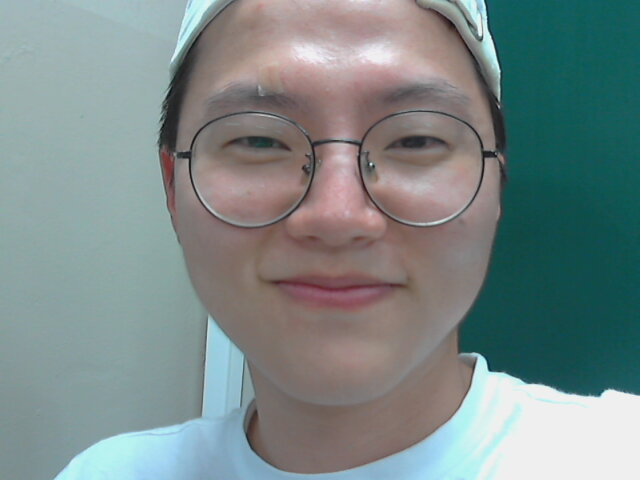
#> input picture pic/user.jpg, 640 x 480 px, given as the content of the folder ./faces/, which was not available
$ python Facial_Recognition_Part3.py
#> lines starting #> are read from the running program, lines starting #| are printed output that depends on the picture; after the words box and inside, x2 and y2 are one past the last pixel; in counts of white or black regions, pixels touching at a corner belong together; pictures that were not available may be replaced by others from this repository, and a replacement may not be noted
"""
==================================================
|        Train Model  (Practical Script)         |
==================================================
"""

import cv2
import numpy as np
from os import listdir
from os.path import isfile, join

# NOTE `onlyfiles` contains list of files of frontal face sample images.
"""
> [f for f in listdir(data_path) if isfile(join(data_path,f))]: list the sample image files within "./faces/" directory.
    * listdir(data_path)        - show list of files in "./faces/" directory.
    * isfile(join(data_path,f)) - return True when file of "./faces/user<count>.jpg" do exist.
        Therefore, the (latter) variable f takes a single file from list from `./faces/`,
        and if it really exist (checked by isfile() function) the file is placed as an element of the list via (former) variable f.
"""
data_path = './faces/'
onlyfiles = [f for f in listdir(data_path) if isfile(join(data_path,f))]

# Create empty lists to include training data and its lable for ML.
Training_Data, Labels = [], []

# SECTION Fill in training data and its label with optimal format.
for i, files in enumerate(onlyfiles):       # enumerate() is a function that lists the elements(`files`) in the list with sequencing number(`i`).
    image_path = data_path + onlyfiles[i]   # set full relative path into single variable `image_path`.
    images = cv2.imread(image_path, cv2.IMREAD_GRAYSCALE)      # Read the image data in greyscale format from the relative path.
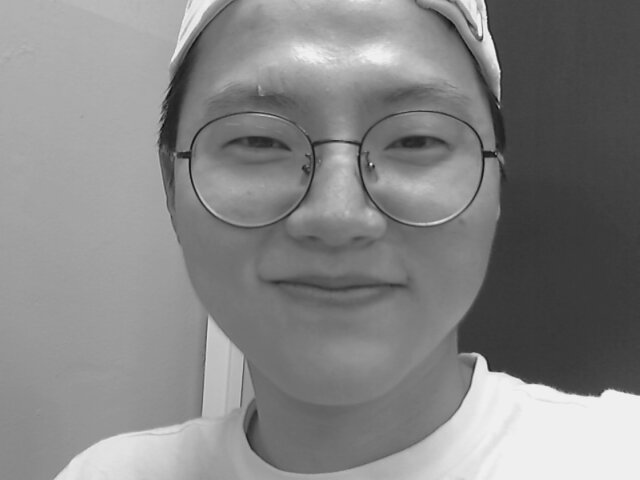
#> images: shape (480, 640); min 6, max 250, mean 132.8
#> further down, frame is the input picture: shape (480, 640, 3); mean B, G, R 136.6, 137.2, 122.7
    Training_Data.append(np.asarray(images, dtype=np.uint8))   # Include the image data into the Training Data as unsigned 8-bit integer.
    Labels.append(i)                        # sequencing number is used as a label.

# Converts the number to 32-bit integer
Labels = np.asarray(Labels, dtype=np.int32)

# NOTE Trains model from OpenCV API, using Local Binary Pattern Histogram algorithm.
"""
> LBPHFaceRecongnizer_create() is inherited from FaceRecognizer() which is inherited from Algorithm() which could work as one of the framework for facial ML.
    * The function only accepts greyscale images.
    * train() method is an attribute inherited from FaceRecognizer().
    * In C++, it is LBPHFaceRecognizer::create().
"""
model = cv2.face.LBPHFaceRecognizer_create()
model.train(np.asarray(Training_Data), np.asarray(Labels))

print("Model Training Complete!!!!!")

face_classifier = cv2.CascadeClassifier('haarcascade_frontalface_default.xml')

# SECTION Function`detector`: pass the argument to `img` and detect the frontal face.
def face_detector(img, size = 0.5):

    """
    > `cv2.cvtColor`: converts RGB format `img` to greyscale
    > `detectMultiScale()`: pass grayscaled `img` and detect frontal face based on classifier from a file; returns [x,y,w,h].
        * scaleFactor = 1.3 - how much the image is reduced at each image scale.
        * minNeighbors = 5  - how many neighbors each candidate rectangle should have to retain it to eliminate False detection; refer to kNN.
    """
#> called with size = 0.5
    gray = cv2.cvtColor(img,cv2.COLOR_BGR2GRAY)          # although does not convert actual video screenshot, but maybe used for faster computation?
    faces = face_classifier.detectMultiScale(gray,1.3,5) # reduce the scale by `img`/1.3 pixel and detected as True when there's five neighbors.
#> faces = [[174, 24, 331, 331]]

    if faces is ():
        return img,[]

    for (x,y,w,h) in faces:
        cv2.rectangle(img, (x,y),(x+w,y+h),(0,255,255),2)
        roi = img[y:y+h, x:x+w]
        roi = cv2.resize(roi, (200,200))
#> this loop made 1 pass
#> pass 1, in face_detector, `roi = img[y:y+h, x:x+w]`:
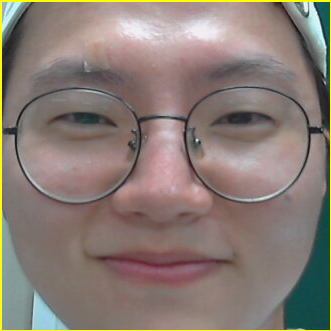
#> roi: shape (331, 331, 3); mean B, G, R 116.5, 123.7, 136.1
#> pass 1, in face_detector, `roi = cv2.resize(roi, (200,200))`:
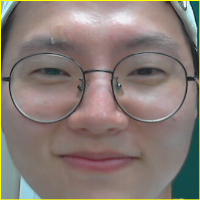
#> roi: shape (200, 200, 3); mean B, G, R 116.6, 123.4, 135.9
#> after the loop:
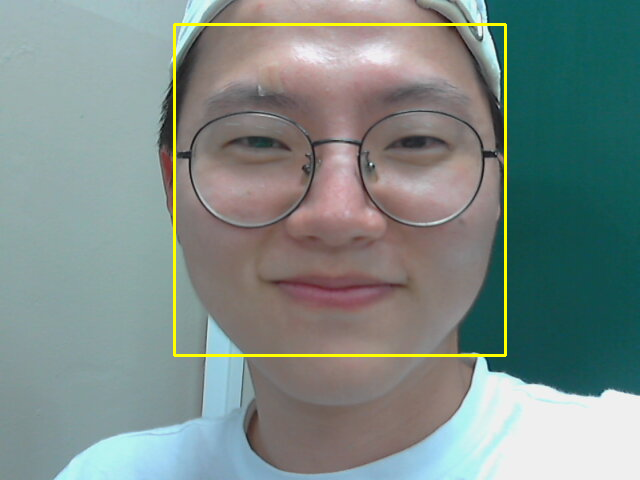
#> img: shape (480, 640, 3); 1.29% of pixels changed, all inside (x1, y1, x2, y2) = (173, 23, 507, 357)

    return img,roi

# SECTION Loop for activation and usage of function `face_extractor` to extract facial sample.
cap = cv2.VideoCapture(0)
while True:
    ret, frame = cap.read() # `ret` is boolean True when capture is successful in spite of facial detection. Frame contains screenshot image data.

    image, face = face_detector(frame)

    try:
        face = cv2.cvtColor(face, cv2.COLOR_BGR2GRAY)
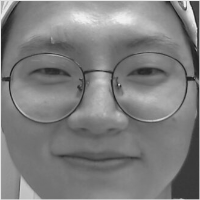
#> face: shape (200, 200); min 23, max 241, mean 126.4
        result = model.predict(face)   # Returns predicted label and its distnace (i.e., cost).
#> result = (0, 97.17)

        # Converts cost to prediction confidence...presumably not based on algorithm but intuitively.
        if result[1] < 500:
            confidence = int(100*(1-(result[1])/300))
#> confidence = 67
            display_string = str(confidence)+'% Confidence it is user'
#> display_string = '67% Confidence it is user'
        cv2.putText(image,display_string,(100,120), cv2.FONT_HERSHEY_COMPLEX,1,(250,120,255),2)

        # If the confidence (probability) is greater than 75 unlocks the device (if there is one).
        if confidence > 75:
            # visualize the sample counter under the window name "Face Cropper" showing "face" image.
            cv2.putText(image, "Unlocked", (250, 450), cv2.FONT_HERSHEY_COMPLEX, 1, (0, 255, 0), 2)
            cv2.imshow('Face Cropper', image)

        # If the confidence (probability) is greater lesser 75 locks the device (if there is one).
        else:
            # visualize the sample counter under the window name "Face Cropper" showing "face" image.
            cv2.putText(image, "Locked", (250, 450), cv2.FONT_HERSHEY_COMPLEX, 1, (0, 0, 255), 2)
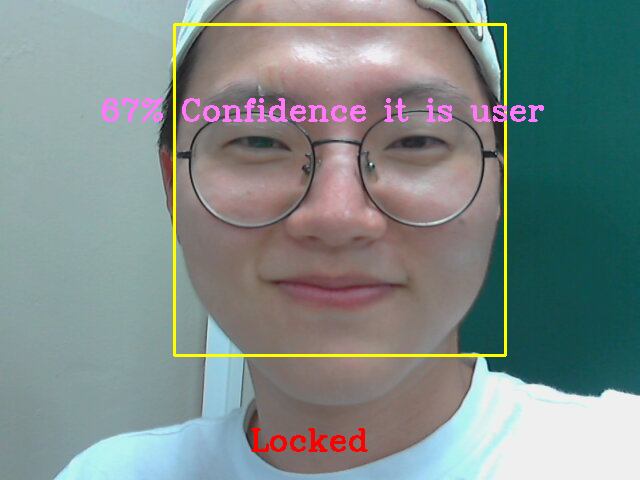
#> image: shape (480, 640, 3); mean B, G, R 136.2, 138.7, 126.6
            cv2.imshow('Face Cropper', image)

    # But when no face is detected...
    except:
        cv2.putText(image, "Face Not Found", (250, 450), cv2.FONT_HERSHEY_COMPLEX, 1, (255, 0, 0), 2)
        cv2.imshow('Face Cropper', image)
        pass

    # End the video capturing function when pressed Enter button.
    if cv2.waitKey(1)==13:
#> (key Esc is pressed here)
        break

cap.release()              # Close the video capture device.
cv2.destroyAllWindows()    # Destroys all of the opened HighGUI windows.
